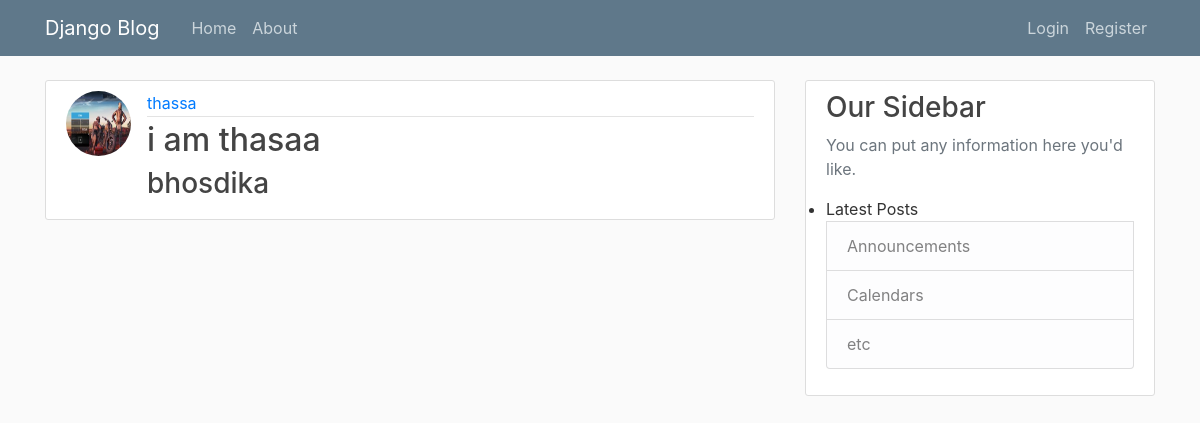
The app's page /post/36/ with its own data.
### blog/models.py (models this page shows, shortened)
class Post(models.Model):
    title= models.CharField(max_length=100)
    content= models.TextField()
    date_posted=models.DateTimeField(default=timezone.now)
    date_modified=models.DateTimeField(auto_now=True)
    author= models.ForeignKey(User,on_delete=models.CASCADE)

### Userregister/models.py (models this page shows, shortened)
class Profile(models.Model):
    user= models.OneToOneField(User,on_delete=models.CASCADE)
    image=models.ImageField(default='default.jpg',upload_to='profile_pics')

### blog/views.py (the view)
# urls.py: path('post/<int:pk>/',PostDetailView.as_view(), name='post-detail'),
class PostDetailView(DetailView):
    model = Post

### blog/templates/blog/post_detail.html (shortened to what this page needs)
{% extends "blog/base.html" %}
{% block content %}
             <article class="media content-section">
                 <img class='rounded-circle article-img' src='{{object.author.profile.image.url}}'>
                 <div class="media-body">
                     <div class="article-metadata">
                        <a class="mr-2" href="#">{{ object.author }}</a>
                     </div>
                     <h2 class="article-title">{{ object.title }}</h2>
                     <h3>
                         <a class="article-title" href="#">{{object.content}}</a>
                     </h3>
                 </div>
             </article>
{% endblock content %}

### blog/static/blog/main.css (style rules this page uses)
body { background: #fafafa; color: #333333; margin-top: 5rem; }
h1, h2, h3, h4, h5, h6 { color: #444444; }
.content-section { background: #ffffff; padding: 10px 20px; border: 1px solid #dddddd; border-radius: 3px; margin-bottom: 20px; }
.article-title { color: #444444; }
.article-img { height: 65px; width: 65px; margin-right: 16px; }
.article-metadata { padding-bottom: 1px; margin-bottom: 4px; border-bottom: 1px solid #e3e3e3 }

### records on screen
Post: author.profile.image (placeholder picture), author "thassa", title "i am thasaa", content "bhosdika"
